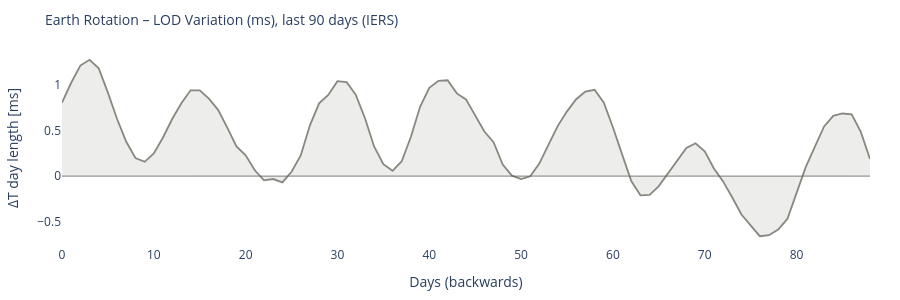

Notebook code cell kept with this figure:
### Code cell
# ============================================================
# EARTH ROTATION – LOD variation (if IERS available)
# ============================================================

lod_col = None
if df_iers is not None:
    lod_col = next((c for c in df_iers.columns if 'lod' in c), None)

if df_iers is not None and lod_col:
    fig = go.Figure()
    fig.add_trace(go.Scatter(
        y=df_iers[lod_col].values,
        mode='lines',
        line=dict(color='#888780', width=1.8),
        fill='tozeroy', fillcolor='rgba(136,135,128,0.15)',
        name='LOD'
    ))
    fig.add_hline(y=0, line_color='#5F5E5A', line_width=0.8)
    fig.update_layout(
        title=dict(text='Earth Rotation – LOD Variation (ms), last 90 days (IERS)', font=dict(size=14)),
        xaxis_title='Days (backwards)', yaxis_title='ΔT day length [ms]',
        height=300,
        plot_bgcolor='rgba(0,0,0,0)', paper_bgcolor='rgba(0,0,0,0)',
        margin=dict(l=60, r=30, t=50, b=40)
    )
    fig.show()
else:
    print('IERS LOD data unavailable or column not found.')
    print('Reference: nominal day length =', CONSTANTS['sidereal_day_s'], 's')

### Figure 1 — Plotly figure (JSON) as saved in the notebook; plotly's stock layout.template omitted (floating-point values rounded to 4 significant figures)
{"data": [{"fill": "tozeroy", "fillcolor": "rgba(136,135,128,0.15)", "line": {"color": "#888780", "width": 1.8}, "mode": "lines", "name": "LOD", "type": "scatter", "y": [0.8049, 1.022, 1.21, 1.274, 1.18, 0.9142, 0.625, 0.3757, 0.198, 0.1567, 0.2475, 0.4228, 0.6257, 0.7982, 0.9396, 0.9401, 0.8489, 0.7261, 0.5308, 0.3255, 0.2281, 0.0639, -0.0462, -0.0319, -0.0682, 0.0475, 0.2266, 0.5559, 0.7969, 0.888, 1.039, 1.03, 0.8904, 0.6338, 0.3225, 0.1303, 0.0584, 0.1633, 0.4302, 0.7593, 0.9665, 1.044, 1.05, 0.906, 0.8402, 0.6707, 0.4884, 0.371, 0.126, 0.0054, -0.0329, -0.0017, 0.1403, 0.3488, 0.5508, 0.7092, 0.8421, 0.9249, 0.9458, 0.8058, 0.5346, 0.2378, -0.0544, -0.2102, -0.2048, -0.1098, 0.0324, 0.1616, 0.3076, 0.3592, 0.2703, 0.0842, -0.058, -0.2343, -0.421, -0.539, -0.6581, -0.6475, -0.5856, -0.4692, -0.1757, 0.0987, 0.3234, 0.5444, 0.6606, 0.686, 0.6765, 0.4841, 0.1873]}], "layout": {"height": 300, "margin": {"b": 40, "l": 60, "r": 30, "t": 50}, "paper_bgcolor": "rgba(0,0,0,0)", "plot_bgcolor": "rgba(0,0,0,0)", "shapes": [{"line": {"color": "#5F5E5A", "width": 0.8}, "type": "line", "x0": 0, "x1": 1, "xref": "x domain", "y0": 0, "y1": 0, "yref": "y"}], "title": {"font": {"size": 14}, "text": "Earth Rotation – LOD Variation (ms), last 90 days (IERS)"}, "xaxis": {"title": {"text": "Days (backwards)"}}, "yaxis": {"title": {"text": "ΔT day length [ms]"}}}}
